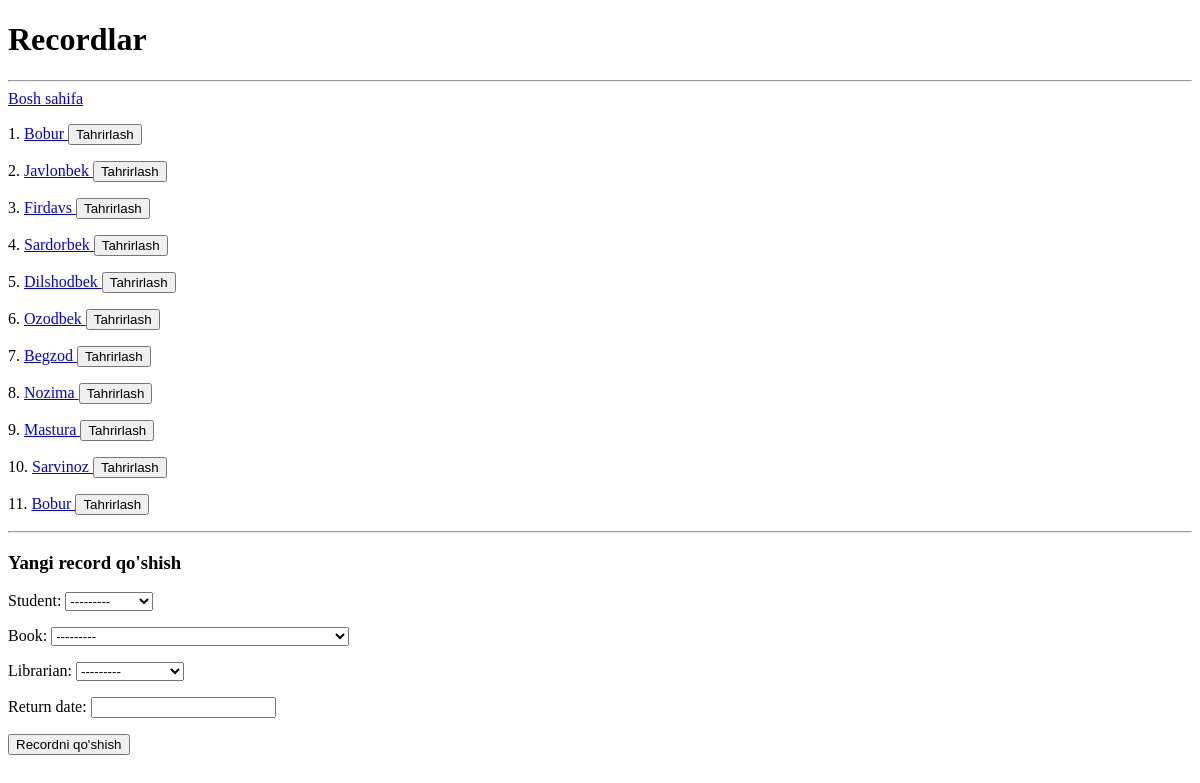
/recordlar/, run on an earlier commit of the app's database.
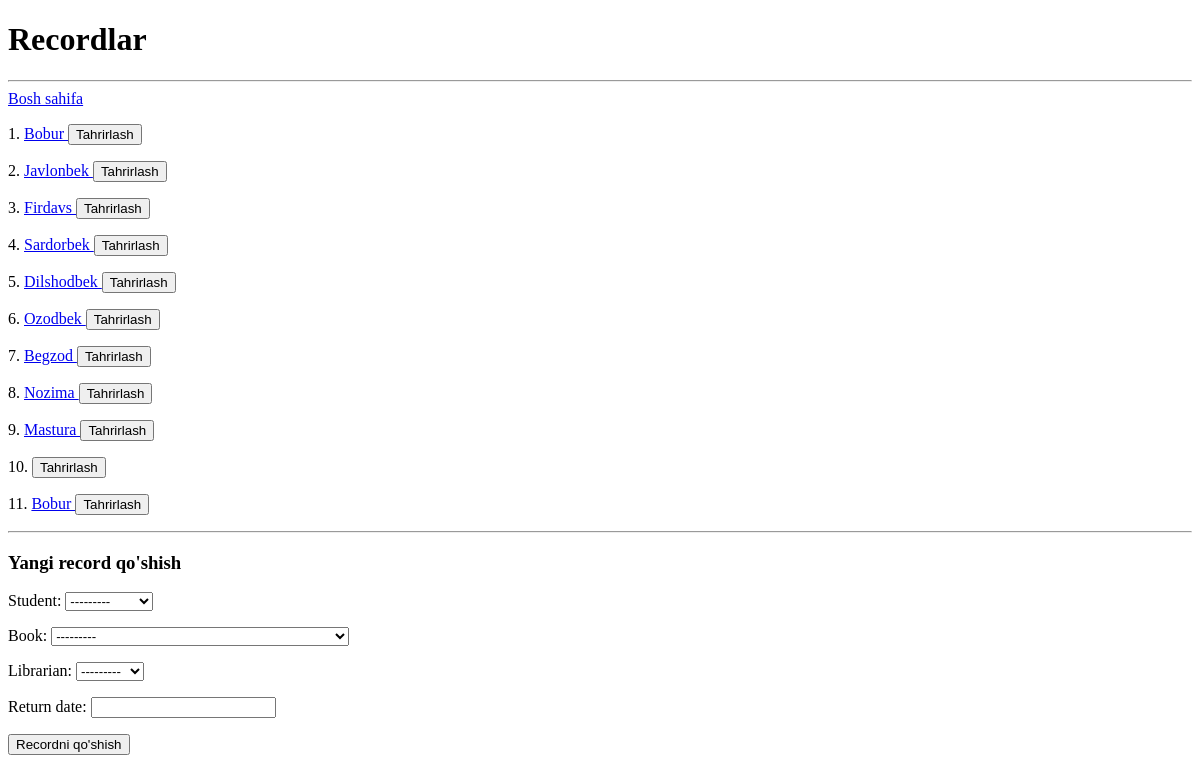
And on a later commit of the database.
### main/models.py (models this page shows, shortened)
class Record(models.Model):
    student = models.ForeignKey(Student, on_delete=models.SET_NULL, null=True, blank=True)
    book = models.ForeignKey(Book, on_delete=models.SET_NULL, null=True, blank=True)
    librarian = models.ForeignKey(Librarian, on_delete=models.SET_NULL, null=True, blank=True)
    birth_off_date = models.DateField(auto_now_add=True)
    return_date = models.DateField(blank=True, null=True)

class Student(models.Model):
    name = models.CharField(max_length=100)
    group = models.CharField(max_length=100)
    course = models.IntegerField(default=1)
    number_of_books = models.IntegerField(default=0)
    def __str__(self):
        return self.name

### main/views.py (the view)
# urls.py: path('recordlar/', records_view, name='recordlar'),
def records_view(request):
    form = RecordForm()
    if request.method == "POST":
        form = RecordForm(request.POST)
        if form.is_valid():
            form.save()
        return redirect('recordlar')
    context = {
            "records": Record.objects.all(),
            "talabalar": Student.objects.all(),
            "kitoblar": Book.objects.all(),
            "librarians": Librarian.objects.all(),
            'form': form
        }
    return render(request, "records.html", context)

### main/forms.py
class RecordForm(forms.ModelForm):
    class Meta:
        model = Record
        fields = '__all__'

### main/models.py (called while the page is built)
    def __str__(self):
        if self.author:
            return f'{self.title}  [{self.author.name}]'
        return f'{self.title}'

    def __str__(self):
        return self.name

### templates/records.html (shortened to what this page needs)
<!DOCTYPE html>
<html lang="en">
<head>
</head>
<body>
<h1>Recordlar</h1>
<hr>
<a href="/">Bosh sahifa</a>
    {% for record in records %}
    <p>
        {{ forloop.counter }}.
        <a href="/recodlar/{{ record.id }}/">
            {{ record.student.name }}
        </a>
        <a href="{% url 'record-update' record.id %}">
            <button>
                Tahrirlash
            </button>
        </a>
    </p>
    {% endfor %}
    <hr>
    <h3>Yangi record qo'shish</h3>
    <form method="post">
        {{ form.as_p }}
        <button type="submit">Recordni  qo'shish</button>
    </form>
</body>
</html>

What changed in the data, as far as the page shows it:
changed Record (number 10 of 11 on the later page): student.name "Sarvinoz" → (not shown)
